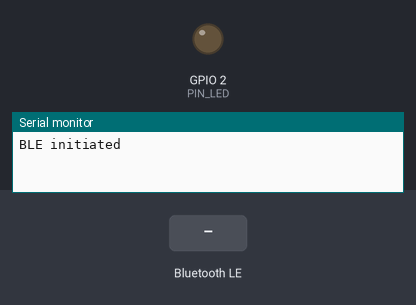
This sketch was run on a simulated ESP32. Shown: output pins drawn as LEDs (lit = HIGH), the last lines printed to the serial monitor. The test bench sets the inputs (shaded band). Nothing arrives over Bluetooth unless stated; a phone connects over Bluetooth LE 3 s after start.

Above: at 1.2 s.
1.3 s: Bluetooth LE write "1" received
At 1.7 s:
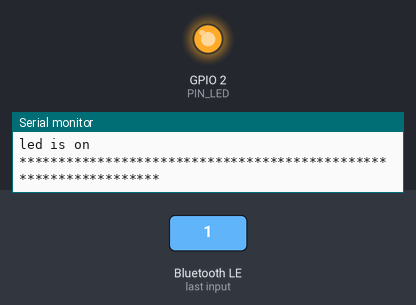
2.8 s: Bluetooth LE write "0" received
At 4.1 s:
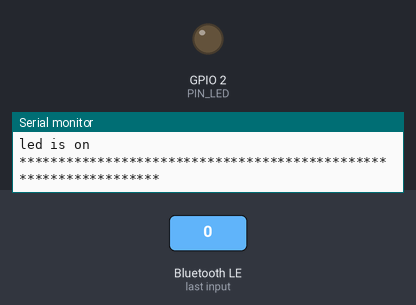
Timing chart, 0 to 5.8 s (numbered marks = the images above; inputs shaded):
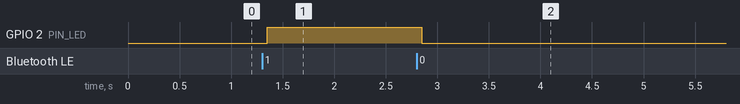

Measured:
- after the input at 1.3 s, GPIO 2 (PIN_LED): LOW → HIGH after 0.05 s
- after the input at 2.8 s, GPIO 2 (PIN_LED): HIGH → LOW after 0.05 s

The sketch:

assign2_5.ino
```cpp
#include <BLEDevice.h>
#include <BLEUtils.h>
#include <BLEServer.h>


// --------- BLE -----------------
#define SERVICE_UUID        "4fafc201-1fb5-459e-8fcc-c5c9c331914b"
#define CHARACTERISTIC_UUID "beb5483e-36e1-4688-b7f5-ea07361b26a8"
#define PIN_LED 2
#define PIN_BUTTON 0
#define DEBOUNCE_DELAY 300

bool currentLEDState = true;
unsigned long lastDebounceTime = 0;

BLEServer* pServer = NULL;
BLECharacteristic* pCharacteristic = NULL;


//------------------ BLE support funcs() ----------------
class MyCallbacks: public BLECharacteristicCallbacks {
    void onWrite(BLECharacteristic *pCharacteristic) {
      String value = pCharacteristic->getValue();
      //std::string value = pCharacteristic->getValue();

      if (value.length() > 0) {
        Serial.println("*********************************");
        Serial.print("New value: ");
        for (int i = 0; i < value.length(); i++)
          Serial.print(value[i]);
          if (value[0]== '1')
            digitalWrite(PIN_LED,HIGH);
            else
              digitalWrite(PIN_LED,LOW);
        Serial.println();
        Serial.println("led is on");
        Serial.println("*****************************************************************");
      }
    }
};

/*/ ------------ DHTxx Setup() ---------------
void vDHT11Setup()
{
  dht.begin();
};*/

// ------------ Bluetooth Setup() ---------------
void vBLESetup()
{

  // Create the BLE Device and advertise with name "PRN_xxx"
  BLEDevice::init("Harsha");
  pServer = BLEDevice::createServer();

  BLEService *pService = pServer->createService(SERVICE_UUID);

  pCharacteristic = pService->createCharacteristic(
                                         CHARACTERISTIC_UUID,
                                         BLECharacteristic::PROPERTY_READ |
                                         BLECharacteristic::PROPERTY_WRITE |
                                        BLECharacteristic::PROPERTY_NOTIFY |
                                        BLECharacteristic::PROPERTY_INDICATE
                                       );

  pCharacteristic->setCallbacks(new MyCallbacks());

  pCharacteristic->setValue("Hello harsha here");


  pService->start();

  BLEAdvertising *pAdvertising = pServer->getAdvertising();
  pAdvertising->start();
  Serial.println("BLE initiated");
};


// ----------- setup() ----------------------
void setup() {
  Serial.begin(115200);
  pinMode(PIN_LED, OUTPUT);
  pinMode(PIN_BUTTON, INPUT);

  vBLESetup();
  //vDHT11Setup();

}

// ----------------- loop() ---------------------
void loop() {
}
```
